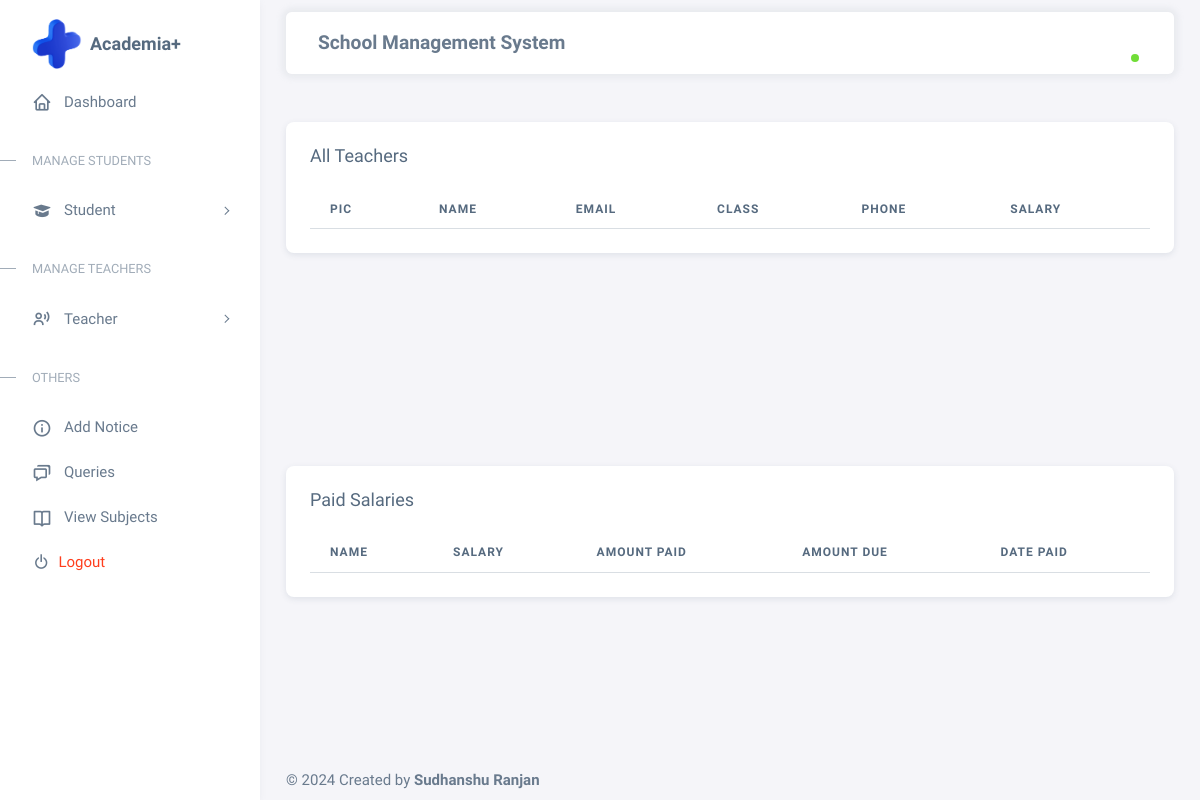
The app's page /salary/, older data.
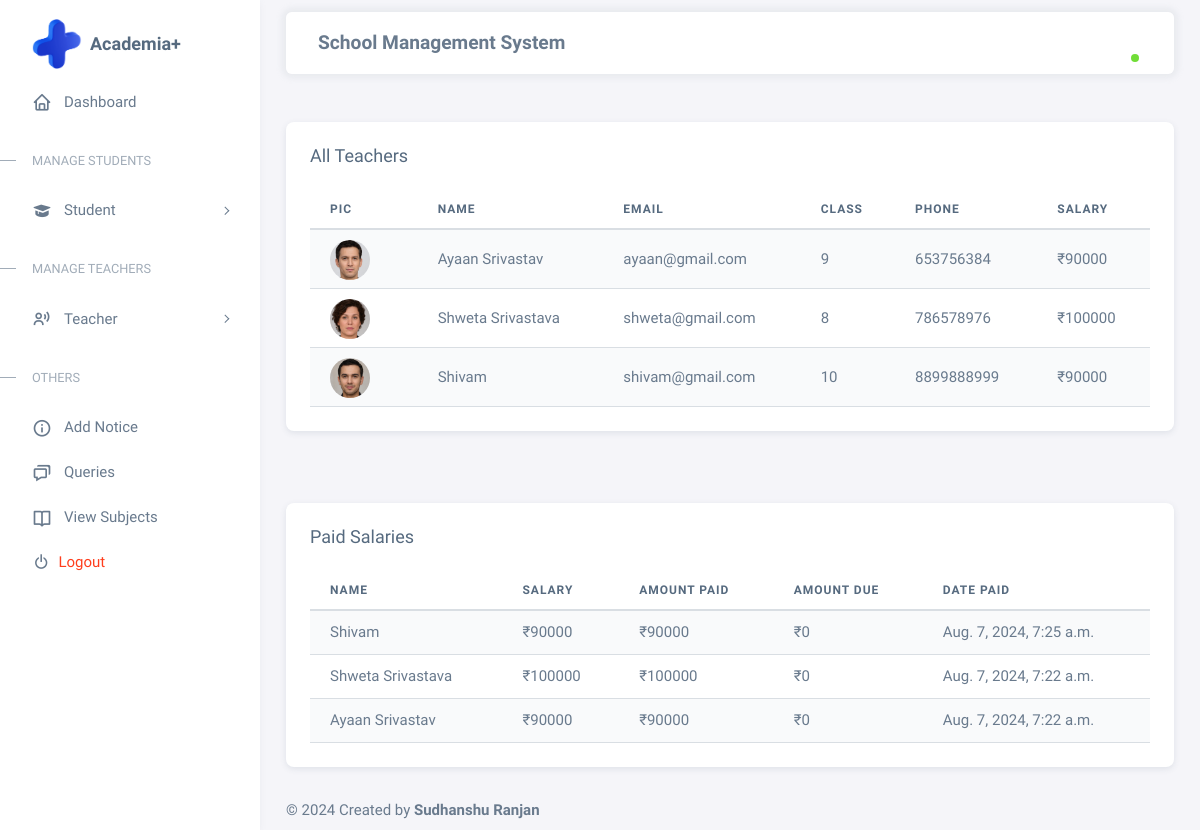
The same page, newer data.
### asms_app/models.py (models this page shows, shortened)
class Teacher(models.Model):
    teacher = models.BooleanField(default=True)
    utype = models.CharField(max_length=20,default='Teacher')
    username = models.CharField(max_length=100, primary_key=True)
    name = models.CharField(max_length=50)
    email = models.CharField(max_length=50)
    tclass = models.CharField(max_length=50)
    pic = models.FileField(max_length=100, upload_to='Teacher/' , default="")
    password = models.CharField(max_length=32, default="Teaceher")
    phone = models.CharField(max_length=14)
    tsalary = models.CharField(max_length=50)
    address = models.TextField()
    qualification = models.CharField(max_length=50)
    experience = models.CharField(max_length=50)
    created = models.DateTimeField(auto_now=True)
    class Meta:
        ordering = ['-created']

class Salary(models.Model):
    date = models.DateField(auto_now=True)
    teacher = models.ForeignKey(Teacher, on_delete=models.DO_NOTHING)
    amount = models.IntegerField()
    paid = models.IntegerField()
    due = models.CharField(max_length=20, default="None", null=True)
    status = models.BooleanField(default=False)
    updated = models.DateTimeField(auto_now_add=True)
    created = models.DateTimeField(auto_now=True)
    class Meta:
        ordering = ['date','-updated','-created']

### asms_app/views.py (the view)
# urls.py: path('salary/',salary, name='salary'),
def salary(request):
    key = request.session.get('session_key')
    user = None
    if key:
        try:
            user = AcedemiaAdmin.objects.get(username=key)
        except AcedemiaAdmin.DoesNotExist:
            return redirect('home')
    teacher = Teacher.objects.all()
    paidsalary = Salary.objects.all()
    return render(request, 'salary.html', {'user':user,'teachers': teacher, 'salary':paidsalary})

### asms_app/templates/salary.html (shortened to what this page needs)
{% extends 'base.html' %}
{% block content %}
<div class="container mt-5">
    <div class="row">
        <div class="col-md-12">
            <div class="card mb-4">
                <h5 class="card-header">All Teachers</h5>
                <div class="card-body">
                    <div class="table-responsive">
                        <table class="table table-striped">
                            <thead>
                                <tr>
                                    <th>Pic</th>
                                    <th>Name</th>
                                    <th>Email</th>
                                    <th>Class</th>
                                    <th>Phone</th>
                                    <th>Salary</th>
                                </tr>
                            </thead>
                            <tbody>
                                {% for teacher in teachers %}
                                <tr>
                                    <td>
                                        <div class="flex-shrink-0 me-3">
                                            <div class="avatar">
                                                <img src="{{ teacher.pic.url }}" alt="{{ teacher.name }}" class="w-px-40 h-auto rounded-circle" />
                                            </div>
                                        </div>
                                    </td>
                                    <td>{{ teacher.name }}</td>
                                    <td>{{ teacher.email }}</td>
                                    <td>{{ teacher.tclass }}</td>
                                    <td>{{ teacher.phone }}</td>
                                    <td>₹{{ teacher.tsalary }}</td>
                                </tr>
                                {% endfor %}
                            </tbody>
                        </table>
                    </div>
                </div>
            </div>
        </div>
    </div>
</div>
<div class="container mt-5">
    <div class="row">
        <div class="col-md-12">
            <div class="card mb-4">
                <h5 class="card-header">Paid Salaries</h5>
                <div class="card-body">
                    <div class="table-responsive">
                        <table class="table table-striped">
                            <thead>
                                <tr>
                                    <th>Name</th>
                                    <th>Salary</th>
                                    <th>Amount Paid</th>
                                    <th>Amount Due</th>
                                    <th>Date Paid</th>
                                </tr>
                            </thead>
                            <tbody>
                                {% for salary in salary %}
                                <tr>
                                    <td>{{ salary.teacher.name }}</td>
                                    <td>₹{{ salary.amount }}</td>
                                    <td>₹{{ salary.paid }}</td>
                                    <td>₹{{salary.due}}</td>
                                    <td>{{ salary.updated }}</td>
                                </tr>
                                {% endfor %}
                            </tbody>
                        </table>
                    </div>
                </div>
            </div>
        </div>
    </div>
</div>
{% endblock %}

### asms_app/templates/base.html (shortened to what this page needs)
<!DOCTYPE html>
{%load static%}
<html
  lang="en"
  class="light-style layout-menu-fixed"
  dir="ltr"
  data-theme="theme-default"
  data-template="vertical-menu-template-free"
>
  <head>
    <link rel="stylesheet" href="{% static 'assets/vendor/fonts/boxicons.css'%}" />
    <link rel="stylesheet" href="{% static 'assets/vendor/css/core.css'%}" class="template-customizer-core-css" />
    <link rel="stylesheet" href="{% static 'assets/vendor/css/theme-default.css'%}" class="template-customizer-theme-css" />
    <link rel="stylesheet" href="{% static 'assets/css/demo.css'%}" />
    <link rel="stylesheet" href="{% static 'assets/vendor/libs/perfect-scrollbar/perfect-scrollbar.css'%}" />
    <link rel="stylesheet" href="{% static 'assets/vendor/libs/apex-charts/apex-charts.css'%}" />
  </head>
  <body>
    {%include 'dashboard.html'%}
{%block content%}
{%endblock%}
            <footer class="content-footer footer bg-footer-theme">
              <div class="container-xxl d-flex flex-wrap justify-content-between py-2 flex-md-row flex-column">
                <div class="mb-2 mb-md-0">
                  ©
                  Created by
                  <a href="#" class="footer-link fw-bolder">Sudhanshu Ranjan</a>
                </div>
              </div>
            </footer>
          </div>
        </div>
      </div>
    </div>
  </body>
</html>

### asms_app/templates/dashboard.html (shortened to what this page needs)
{%load static%}
<div class="layout-wrapper layout-content-navbar">
    <div class="layout-container">
<aside id="layout-menu" class="layout-menu menu-vertical menu bg-menu-theme">
    <div class="app-brand demo">
      <img src="{%static 'images/plus.png'%}" style="height: 50px; width: 50px;" alt="">
        <a href="/dashboard/" class="app-brand-link">
            <span class="app-brand-text menu-text fw-bolder ms-2 fs-5">Academia+</span>
        </a>
    </div>
    <ul class="menu-inner py-1">
        <li class="menu-item active">
            <a href="/dashboard/" class="menu-link">
                <i class="menu-icon tf-icons bx bx-home"></i>
                <div data-i18n="Analytics">Dashboard</div>
            </a>
        </li>
        <li class="menu-header small text-uppercase"><span class="menu-header-text">Manage Students</span></li>
        <li class="menu-item">
            <a href="javascript:void(0);" class="menu-link menu-toggle">
                <i class="menu-icon tf-icons bx bxs-graduation"></i>
                <div data-i18n="Layouts">Student</div>
            </a>
        </li>
        <li class="menu-header small text-uppercase"><span class="menu-header-text">Manage Teachers</span></li>
        <li class="menu-item">
            <a href="javascript:void(0);" class="menu-link menu-toggle">
                <i class="menu-icon tf-icons bx bx-user-voice"></i>
                <div data-i18n="Layouts">Teacher</div>
            </a>
        </li>
        <li class="menu-header small text-uppercase"><span class="menu-header-text">Others</span></li>
        {%if user.student%}
        <li class="menu-item">
          <a href="/view_notice/" class="menu-link">
              <i class="menu-icon tf-icons bx bx-info-circle"></i>
              <div data-i18n="Basic">View Notice</div>
          </a>
      </li>
      <li class="menu-item">
        <a href="/post_query/" class="menu-link">
          <i class="menu-icon tf-icons bx bx-message-square-dots"></i>
            <div data-i18n="Basic">Post Queries</div>
        </a>
    </li>
    <li class="menu-item">
      <a href="/all_queries/" class="menu-link">
          <i class="menu-icon tf-icons bx bx-chat"></i>
          <div data-i18n="Basic">All Queries</div>
      </a>
  </li>
        {%else%}
        <li class="menu-item">
            <a href="/notice/" class="menu-link">
                <i class="menu-icon tf-icons bx bx-info-circle"></i>
                <div data-i18n="Basic">Add Notice</div>
            </a>
        </li>
        <li class="menu-item">
          <a href="/all_queries/" class="menu-link">
              <i class="menu-icon tf-icons bx bx-chat"></i>
              <div data-i18n="Basic">Queries</div>
          </a>
      </li>
        {%endif%}
        {%if user.admin%}
        <li class="menu-item">
          <a href="/addsubjects/" class="menu-link">
              <i class="menu-icon tf-icons bx bx-book"></i>
              <div data-i18n="Basic">Add Subjects</div>
          </a>
      </li>
        <li class="menu-item">
            <a href="/funds/" class="menu-link">
                <i class="menu-icon tf-icons bx bx-rupee"></i>
                <div data-i18n="Basic">Funds</div>
            </a>
        </li>
        {%else%}
        <li class="menu-item">
          <a href="/subjects/" class="menu-link">
              <i class="menu-icon tf-icons bx bx-book-open"></i>
              <div data-i18n="Basic">View Subjects</div>
          </a>
      </li>
        {%endif%}
        <li class="menu-item">
            <a href="/logout/" target="_blank" class="menu-link">
                <i class="bx bx-power-off me-2"></i>
                <div data-i18n="Documentation" class="text-danger">Logout</div>
            </a>
        </li>
    </ul>
</aside>
      <div class="layout-page">
        <nav
          class="layout-navbar container-xxl navbar navbar-expand-xl navbar-detached align-items-center bg-navbar-theme"
          id="layout-navbar"
        >
          <div class="navbar-nav-right d-flex align-items-center" id="navbar-collapse">
            <span class="menu-text fw-bolder ms-2" style="font-size: 1.6vw;">School Management System</span>
            <ul class="navbar-nav flex-row align-items-center ms-auto">
              <li class="nav-item navbar-dropdown dropdown-user dropdown">
                <a class="nav-link dropdown-toggle hide-arrow" href="javascript:void(0);" data-bs-toggle="dropdown">
                  <div class="avatar avatar-online">
                  </div>
                </a>
              </li>
            </ul>
          </div>
        </nav>
        <div class="content-wrapper">

### asms_app/static/assets/css/demo.css (style rules this page uses)
.menu .app-brand.demo { height: 64px; margin-top: 12px; }

Row changes from the older to the newer data that the page shows:
added Teacher: pic (picture), name "Ayaan Srivastav", email "ayaan@gmail.com", tclass "9", phone "653756384", tsalary "90000"
added Teacher: pic (picture), name "Shweta Srivastava", email "shweta@gmail.com", tclass "8", phone "786578976", tsalary "100000"
added Teacher: pic (picture), name "Shivam", email "shivam@gmail.com", tclass "10", phone "8899888999", tsalary "90000"
added Salary: teacher.name "Shivam", amount "90000", paid "90000", due "0", updated "Aug. 7, 2024, 7:25 a.m."
added Salary: teacher.name "Shweta Srivastava", amount "100000", paid "100000", due "0", updated "Aug. 7, 2024, 7:22 a.m."
added Salary: teacher.name "Ayaan Srivastav", amount "90000", paid "90000", due "0", updated "Aug. 7, 2024, 7:22 a.m."
